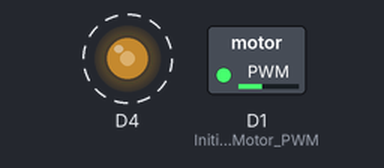
Bench run of a sketch on a simulated ESP8266 (NodeMCU). Shown: switched loads named in the sketch (green lamp = pin HIGH), output pins drawn as LEDs (lit = HIGH). Dashed ring = blinking. WiFi joins after 1.5 s; servers stay silent unless stated; what the sketch prints to the serial monitor is not drawn.

Above: at 1.55 s.
Timing chart, 0 to 4.5 s (numbered marks = the images above):
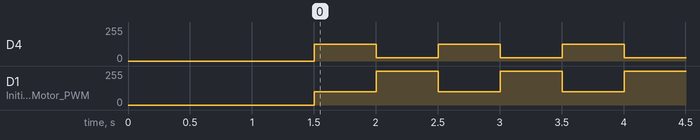

Measured:
- by itself, D4: alternates 127/255 for 0.50 s and 24/255 for 0.50 s
- by itself, D1 (Initialize_the_Motor_PWM): alternates 255/255 for 0.50 s and 99/255 for 0.50 s

The sketch:

BasicOTA_WithBlik_PWM.ino
```cpp
// PWM Control of a Motor

// It is necessary to change the default frequency from 1kHz to 200Hz, for the motor doesnot work well in such large frequencies
// IRF540n does not turn on with 3,3V. I used a BC548 to amplify gate tension to 6V.
// Warning: On-Board LED turns on with 0v, so LED PWM is inverted!!!
// All Digital Pins have PWM, except D0   !!!!!!!!!!

// IO PINOUT Definition:
#define D0 16
#define D1 5
#define D2 4
#define D3 0
#define D4 2
#define D5 14
#define D6 12
#define D7 13
#define D8 15
#define A0 0    // This need checking!!!


#include <ESP8266WiFi.h>
#include <ESP8266mDNS.h>
#include <WiFiUdp.h>
#include <ArduinoOTA.h>

#ifndef STASSID
#define STASSID "your-ssid"
#define STAPSK  "your-password"
#endif

const char* ssid = STASSID;
const char* password = STAPSK;

void setup() {
  Serial.begin(115200);
  Serial.println("Booting");
  WiFi.mode(WIFI_STA);
  WiFi.begin(ssid, password);
  while (WiFi.waitForConnectResult() != WL_CONNECTED) {
    Serial.println("Connection Failed! Rebooting...");
    delay(5000);
    ESP.restart();
  }

  // Port defaults to 8266
  // ArduinoOTA.setPort(8266);

  // Hostname defaults to esp8266-[ChipID]
  // ArduinoOTA.setHostname("myesp8266");

  // No authentication by default
  // ArduinoOTA.setPassword("admin");

  // Password can be set with it's md5 value as well
  // MD5(admin) = 21232f297a57a5a743894a0e4a801fc3
  // ArduinoOTA.setPasswordHash("21232f297a57a5a743894a0e4a801fc3");

  ArduinoOTA.onStart([]() {
    String type;
    if (ArduinoOTA.getCommand() == U_FLASH) {
      type = "sketch";
    } else { // U_SPIFFS
      type = "filesystem";
    }

    // NOTE: if updating SPIFFS this would be the place to unmount SPIFFS using SPIFFS.end()
    Serial.println("Start updating " + type);
  });
  ArduinoOTA.onEnd([]() {
    Serial.println("\nEnd");
  });
  ArduinoOTA.onProgress([](unsigned int progress, unsigned int total) {
    Serial.printf("Progress: %u%%\r", (progress / (total / 100)));
  });
  ArduinoOTA.onError([](ota_error_t error) {
    Serial.printf("Error[%u]: ", error);
    if (error == OTA_AUTH_ERROR) {
      Serial.println("Auth Failed");
    } else if (error == OTA_BEGIN_ERROR) {
      Serial.println("Begin Failed");
    } else if (error == OTA_CONNECT_ERROR) {
      Serial.println("Connect Failed");
    } else if (error == OTA_RECEIVE_ERROR) {
      Serial.println("Receive Failed");
    } else if (error == OTA_END_ERROR) {
      Serial.println("End Failed");
    }
  });
  ArduinoOTA.begin();
  Serial.println("Ready");
  Serial.print("IP address: ");
  Serial.println(WiFi.localIP());

   pinMode(LED_BUILTIN, OUTPUT);     // Initialize the LED_BUILTIN pin as an output
   pinMode(5, OUTPUT);     // Initialize the Motor PWM pin as an output
analogWriteFreq(200);
}

void loop() {
  ArduinoOTA.handle();


  analogWrite(LED_BUILTIN, 512);   // Turn the LED on (Note that LOW is the voltage level but actually the LED is on; this is because it is active low on the ESP-01)
  analogWrite(5, 400);   // Turn the LED on (Note that LOW is the voltage level but actually the LED is on; this is because it is active low on the ESP-01)

  delay(500);                      // Wait for a second
  analogWrite(LED_BUILTIN, 100);  // Turn the LED off by making the voltage HIGH
  analogWrite(5, 1023);  // Turn the LED off by making the voltage HIGH
  delay(500);                      // Wait for two seconds (to demonstrate the active low LED)
}
```
